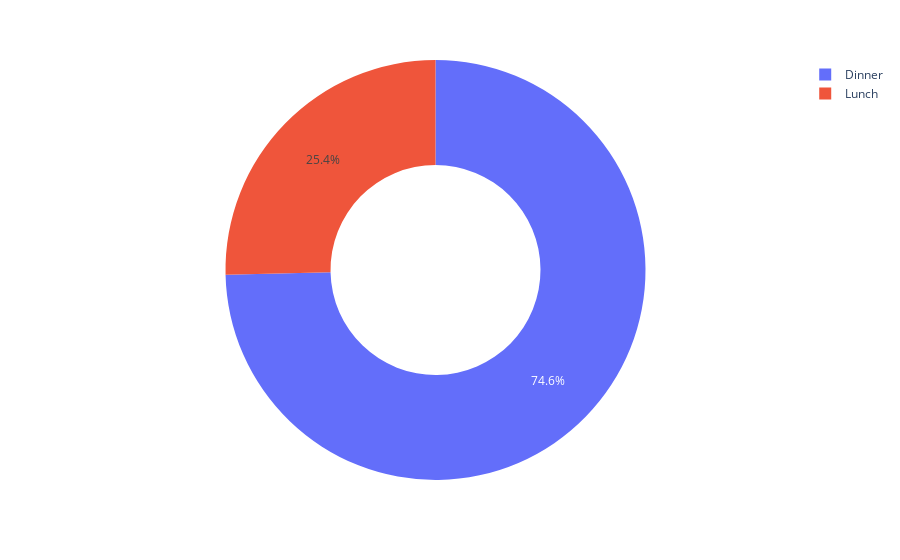

The notebook cell this image was saved under:
### Code cell
fig = px.pie(df, values='tip', names='time',hole = 0.5)
fig.show()

### Figure 1 — Plotly figure (JSON) as saved in the notebook; plotly's stock layout.template omitted (floating-point values rounded to 4 significant figures; data arrays with more than 128 entries replaced by an {"elided": "..."} marker saying what was removed)
{"data": [{"domain": {"x": [0, 1], "y": [0, 1]}, "hole": 0.5, "hovertemplate": "time=%{label}<br>tip=%{value}<extra></extra>", "labels": {"elided": "244 str values"}, "legendgroup": "", "name": "", "showlegend": true, "type": "pie", "values": {"elided": "244 float values"}}], "layout": {"legend": {"tracegroupgap": 0}, "margin": {"t": 60}}}
